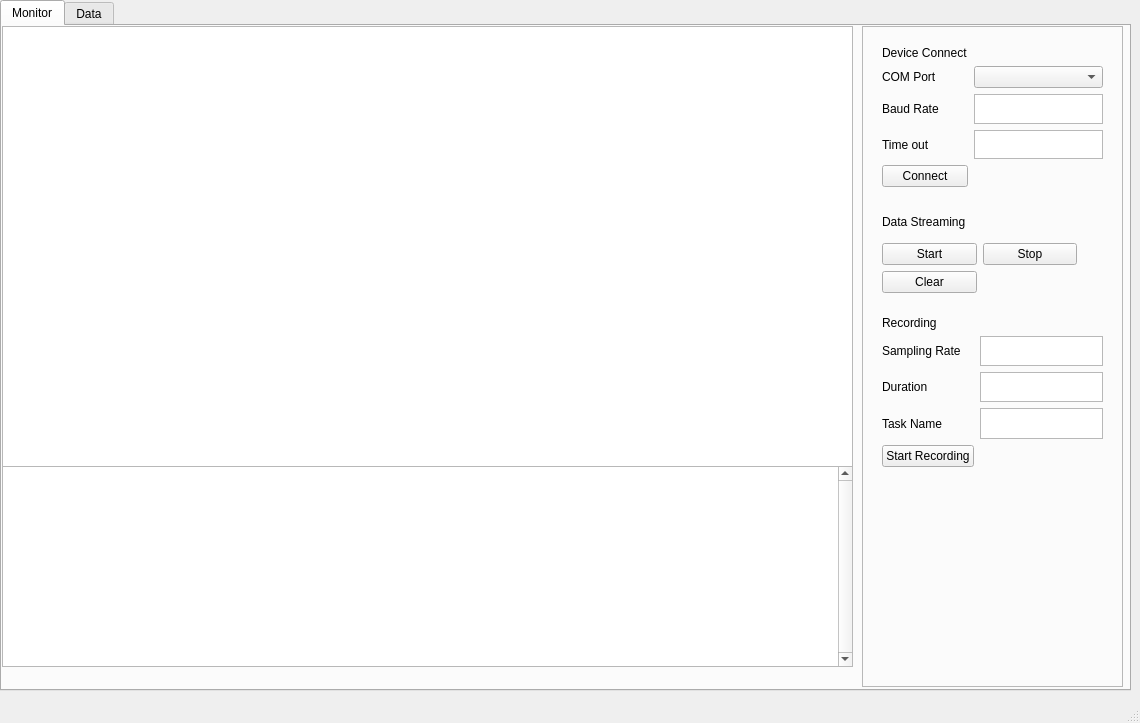
<?xml version="1.0" encoding="UTF-8"?>
<ui version="4.0">
 <class>MainWindow</class>
 <widget class="QMainWindow" name="MainWindow">
  <property name="geometry">
   <rect>
    <x>0</x>
    <y>0</y>
    <width>1140</width>
    <height>723</height>
   </rect>
  </property>
  <property name="windowTitle">
   <string>MainWindow</string>
  </property>
  <widget class="QWidget" name="centralwidget">
   <widget class="QTabWidget" name="tabWidget">
    <property name="geometry">
     <rect>
      <x>0</x>
      <y>0</y>
      <width>1131</width>
      <height>691</height>
     </rect>
    </property>
    <property name="currentIndex">
     <number>0</number>
    </property>
    <widget class="QWidget" name="tab">
     <attribute name="title">
      <string>Monitor</string>
     </attribute>
     <widget class="QGraphicsView" name="graphicsView">
      <property name="geometry">
       <rect>
        <x>0</x>
        <y>0</y>
        <width>851</width>
        <height>411</height>
       </rect>
      </property>
     </widget>
     <widget class="QFrame" name="frame">
      <property name="geometry">
       <rect>
        <x>860</x>
        <y>0</y>
        <width>261</width>
        <height>661</height>
       </rect>
      </property>
      <property name="frameShape">
       <enum>QFrame::StyledPanel</enum>
      </property>
      <property name="frameShadow">
       <enum>QFrame::Raised</enum>
      </property>
      <widget class="QWidget" name="gridLayoutWidget">
       <property name="geometry">
        <rect>
         <x>20</x>
         <y>20</y>
         <width>221</width>
         <height>141</height>
        </rect>
       </property>
       <layout class="QGridLayout" name="gridLayout">
        <item row="4" column="0">
         <widget class="QPushButton" name="pushButton_5">
          <property name="text">
           <string>Connect</string>
          </property>
         </widget>
        </item>
        <item row="1" column="1">
         <widget class="QComboBox" name="comboBox"/>
        </item>
        <item row="1" column="0">
         <widget class="QLabel" name="label">
          <property name="enabled">
           <bool>true</bool>
          </property>
          <property name="text">
           <string>COM Port</string>
          </property>
         </widget>
        </item>
        <item row="2" column="0">
         <widget class="QLabel" name="label_2">
          <property name="text">
           <string>Baud Rate</string>
          </property>
         </widget>
        </item>
        <item row="3" column="0">
         <widget class="QLabel" name="label_3">
          <property name="text">
           <string>Time out</string>
          </property>
         </widget>
        </item>
        <item row="3" column="1">
         <widget class="QTextBrowser" name="textBrowser_2">
          <property name="verticalScrollBarPolicy">
           <enum>Qt::ScrollBarAlwaysOff</enum>
          </property>
          <property name="horizontalScrollBarPolicy">
           <enum>Qt::ScrollBarAlwaysOff</enum>
          </property>
         </widget>
        </item>
        <item row="2" column="1">
         <widget class="QTextBrowser" name="textBrowser">
          <property name="verticalScrollBarPolicy">
           <enum>Qt::ScrollBarAlwaysOff</enum>
          </property>
          <property name="horizontalScrollBarPolicy">
           <enum>Qt::ScrollBarAlwaysOff</enum>
          </property>
         </widget>
        </item>
        <item row="0" column="0">
         <widget class="QLabel" name="label_5">
          <property name="text">
           <string>Device Connect</string>
          </property>
         </widget>
        </item>
       </layout>
      </widget>
      <widget class="QWidget" name="gridLayoutWidget_2">
       <property name="geometry">
        <rect>
         <x>20</x>
         <y>290</y>
         <width>221</width>
         <height>151</height>
        </rect>
       </property>
       <layout class="QGridLayout" name="gridLayout_2">
        <item row="1" column="1">
         <widget class="QTextBrowser" name="textBrowser_5">
          <property name="verticalScrollBarPolicy">
           <enum>Qt::ScrollBarAlwaysOff</enum>
          </property>
          <property name="horizontalScrollBarPolicy">
           <enum>Qt::ScrollBarAlwaysOff</enum>
          </property>
         </widget>
        </item>
        <item row="4" column="0">
         <widget class="QPushButton" name="pushButton_3">
          <property name="text">
           <string>Start Recording</string>
          </property>
         </widget>
        </item>
        <item row="1" column="0">
         <widget class="QLabel" name="label_7">
          <property name="enabled">
           <bool>true</bool>
          </property>
          <property name="text">
           <string>Sampling Rate</string>
          </property>
         </widget>
        </item>
        <item row="2" column="0">
         <widget class="QLabel" name="label_8">
          <property name="text">
           <string>Duration</string>
          </property>
         </widget>
        </item>
        <item row="3" column="1">
         <widget class="QTextBrowser" name="textBrowser_6">
          <property name="verticalScrollBarPolicy">
           <enum>Qt::ScrollBarAlwaysOff</enum>
          </property>
          <property name="horizontalScrollBarPolicy">
           <enum>Qt::ScrollBarAlwaysOff</enum>
          </property>
         </widget>
        </item>
        <item row="3" column="0">
         <widget class="QLabel" name="label_9">
          <property name="text">
           <string>Task Name</string>
          </property>
         </widget>
        </item>
        <item row="2" column="1">
         <widget class="QTextBrowser" name="textBrowser_7">
          <property name="verticalScrollBarPolicy">
           <enum>Qt::ScrollBarAlwaysOff</enum>
          </property>
          <property name="horizontalScrollBarPolicy">
           <enum>Qt::ScrollBarAlwaysOff</enum>
          </property>
         </widget>
        </item>
        <item row="0" column="0">
         <widget class="QLabel" name="label_4">
          <property name="text">
           <string>Recording</string>
          </property>
         </widget>
        </item>
       </layout>
      </widget>
      <widget class="QWidget" name="gridLayoutWidget_3">
       <property name="geometry">
        <rect>
         <x>20</x>
         <y>180</y>
         <width>195</width>
         <height>87</height>
        </rect>
       </property>
       <layout class="QGridLayout" name="gridLayout_3">
        <item row="2" column="0">
         <widget class="QPushButton" name="pushButton_4">
          <property name="text">
           <string>Clear</string>
          </property>
         </widget>
        </item>
        <item row="1" column="1">
         <widget class="QPushButton" name="pushButton_2">
          <property name="text">
           <string>Stop</string>
          </property>
         </widget>
        </item>
        <item row="1" column="0">
         <widget class="QPushButton" name="pushButton">
          <property name="text">
           <string>Start</string>
          </property>
         </widget>
        </item>
        <item row="0" column="0">
         <widget class="QLabel" name="label_6">
          <property name="text">
           <string>Data Streaming</string>
          </property>
         </widget>
        </item>
       </layout>
      </widget>
     </widget>
     <widget class="QGraphicsView" name="graphicsView_2">
      <property name="geometry">
       <rect>
        <x>0</x>
        <y>0</y>
        <width>851</width>
        <height>441</height>
       </rect>
      </property>
     </widget>
     <widget class="QTextEdit" name="textEdit">
      <property name="geometry">
       <rect>
        <x>0</x>
        <y>440</y>
        <width>851</width>
        <height>201</height>
       </rect>
      </property>
      <property name="verticalScrollBarPolicy">
       <enum>Qt::ScrollBarAlwaysOn</enum>
      </property>
     </widget>
    </widget>
    <widget class="QWidget" name="tab_2">
     <attribute name="title">
      <string>Data</string>
     </attribute>
     <widget class="QTableView" name="tableView">
      <property name="geometry">
       <rect>
        <x>0</x>
        <y>0</y>
        <width>1125</width>
        <height>641</height>
       </rect>
      </property>
      <property name="verticalScrollBarPolicy">
       <enum>Qt::ScrollBarAlwaysOn</enum>
      </property>
     </widget>
    </widget>
   </widget>
  </widget>
  <widget class="QMenuBar" name="menubar">
   <property name="geometry">
    <rect>
     <x>0</x>
     <y>0</y>
     <width>1140</width>
     <height>25</height>
    </rect>
   </property>
  </widget>
  <widget class="QStatusBar" name="statusbar"/>
 </widget>
 <resources/>
 <connections/>
</ui>
